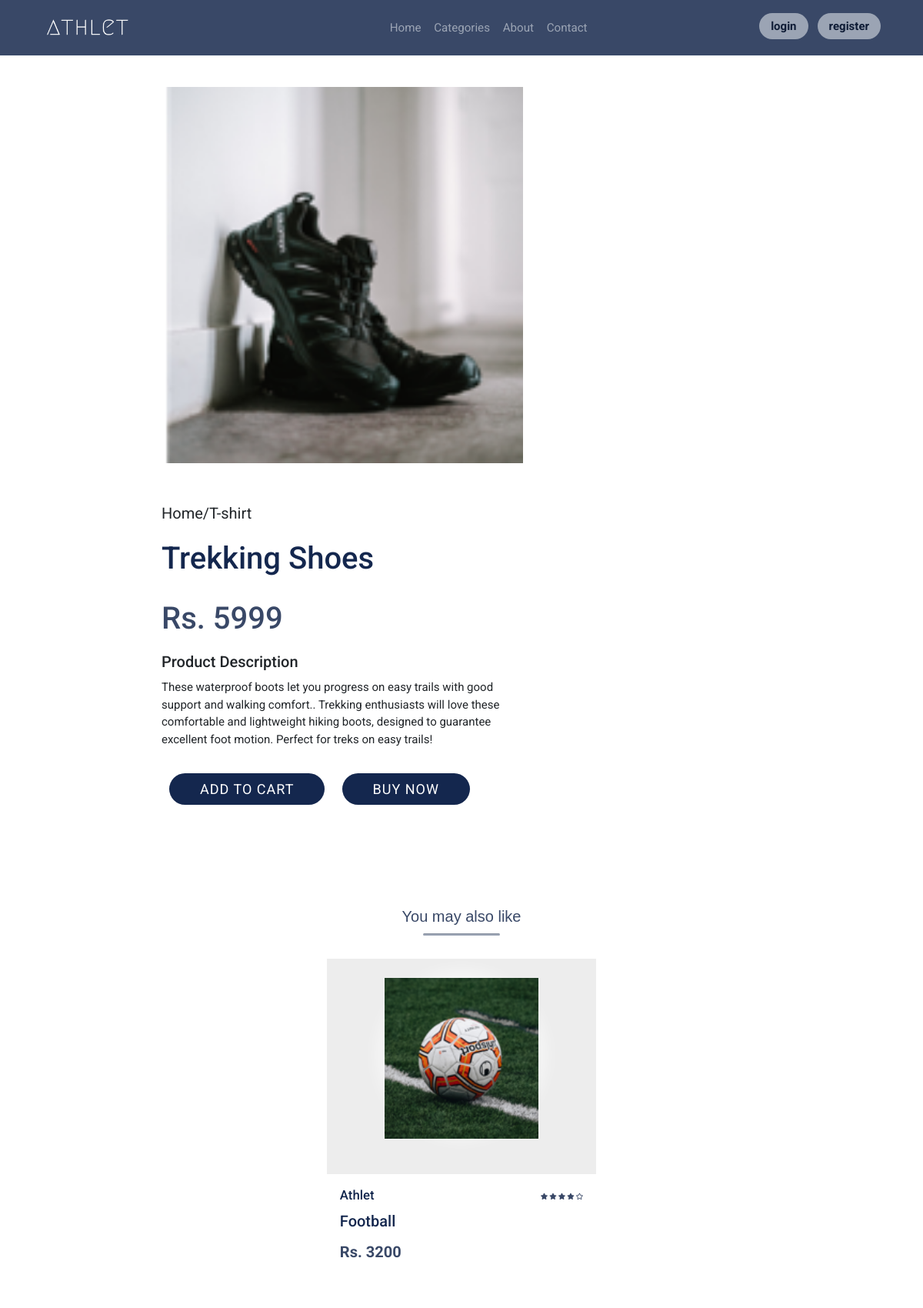
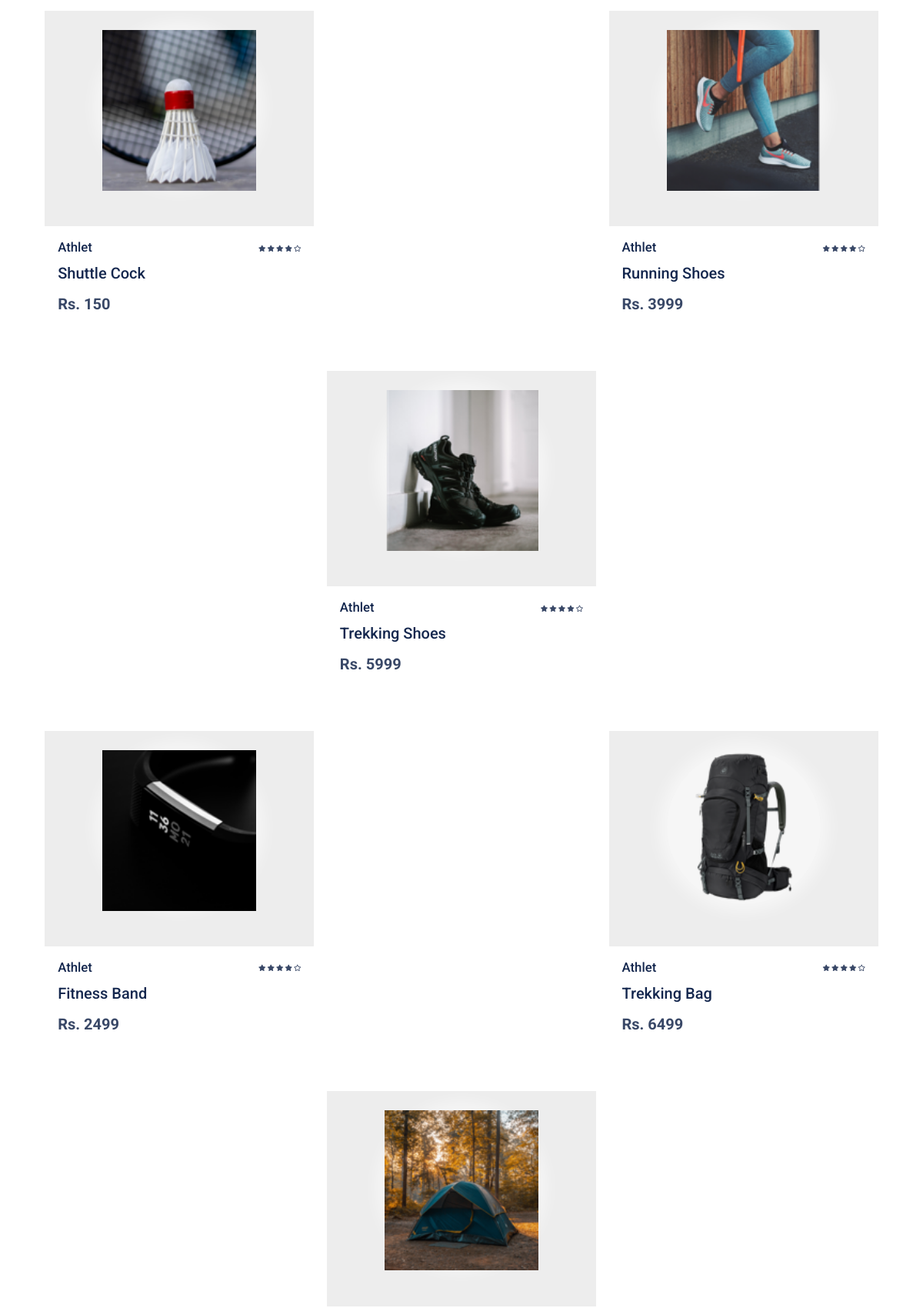
/singleproduct/5 (upper part), run on the app's committed database (2 pictures, top to bottom).
### Ecommerce_pkg/models.py (models this page shows, shortened)
class Addproducts(db.Model):
    id = db.Column(db.Integer, primary_key=True)
    name = db.Column(db.String(80), nullable=False)
    description = db.Column(db.Text, nullable=False)
    price = db.Column(db.String(5),nullable=False)
    category = db.Column(db.String(20),nullable=False)
    cartitem = db.relationship('Cart',backref=db.backref('product', lazy=True))
    image = db.Column(db.String(50),nullable=False)

### Ecommerce_pkg/routes.py (the view)
@app.route("/singleproduct/<int:product_id>")
def singleproduct(product_id):
    products = Addproducts.query.filter_by(id=product_id).all()
    for product in products:
        items = Addproducts.query.filter_by(category = product.category)
    return render_template('singleproduct.html', products=products, items=items)

### Ecommerce_pkg/templates/singleproduct.html (shortened to what this page needs)
<!DOCTYPE html>
<html lang="en">
<head>
    <link rel="stylesheet" href="https://maxcdn.bootstrapcdn.com/bootstrap/4.0.0/css/bootstrap.min.css">">
    <link rel="stylesheet" href="https://cdnjs.cloudflare.com/ajax/libs/font-awesome/5.15.4/css/all.min.css">
	<link rel = "stylesheet" href="{{ url_for('static', filename='css/style.css') }}" />
    <link rel = "stylesheet" href="{{ url_for('static', filename='css/product.css') }}" />
    <link rel = "stylesheet" href="{{ url_for('static', filename='css/singleproduct.css') }}" />
</head>
<body>
	<div class="header">
		<a href="{{ url_for('home') }}" class="logo">
			<img src="{{ url_for('static', filename='images/2.png')}}" alt="logo">
		</a>
		<nav class="navbar">
			<a href="{{url_for('home')}}">Home</a>
			<a href="#" class="cat">Categories</a>
			<a href="#">About</a>
			<a href="#">Contact</a>
		</nav>
		<div class="icons">
			{% if current_user.is_authenticated %}
			{% if current_user.email == "nitin@gmail.com" %}
			<a href="#">
				<div class="fas fa-search" id="search-btn"></div>
			</a>
			<div class="fas fa-shopping-cart" id="cart-btn"></div>
			<a class="head-btn" href="{{url_for('logout')}}">logout</a>
			<a class="head-btn" href="{{url_for('account')}}">account</a>
			<a class="head-btn" href="{{url_for('addproduct')}}">Add Products</a>
			{% else %}
			<a href="#">
				<div class="fas fa-search" id="search-btn"></div>
			</a>
			<div class="fas fa-shopping-cart" id="cart-btn"></div>
			<a class="head-btn" href="{{url_for('logout')}}">logout</a>
			<a class="head-btn" href="{{url_for('account')}}">account</a>
			{% endif %}
			{% else %}
			<a class="head-btn" href="{{url_for('login')}}">login</a>
			<a class="head-btn" href="{{url_for('register')}}">register</a>
			{% endif %}
		</div>
	</div>
	{% for product in products %}
    <div class="small-container">
        <div class="row">
            <div class="col-2">
                <img src="{{url_for('static',filename='/images/uploads/'+product.image)}}" alt="">
            </div>
            <div class="col-2">
                <p class="heading">Home/T-shirt</p>
                <h1 style="font-size: 40px; color: #14274E;">{{ product.name }}</h1>
                <h4 class="price">{{ product.price }}</h4>
                <div class="desc">
                    <h3 style="font-size: 20px; margin-bottom: 10px;">Product Description</h3>
                <p style="font-size: 15px;">{{ product.description }}</p>
                </div>
                <div class="fnl-btn">
                    <span class="fnl"><a href="{{url_for('add_to_cart',product_id=product.id)}}" class="buy">Add to cart</a></span>
                    <span class="fnl"><a href="#" class="buy">Buy Now</a></span>
                </div>
            </div>
        </div>
    </div>
	{% endfor %}
    <h1 class="extra" style="margin: 100px auto 10px auto;">You may also like</h1>
    <hr>
    <div class = "product-items">
		{% for item in items %}
		<a href="{{url_for('singleproduct', product_id=item.id)}}">
			<div class = "product">
				<div class = "product-content">
					<div class = "product-img">
						<img src = "{{url_for('static', filename='/images/uploads/'+item.image)}}" alt = "product image">
					</div>
				</div>
				<div class = "product-info">
					<div class = "product-info-top">
						<h2 class = "sm-title">Athlet</h2>
						<div class = "rating">
							<span><i class = "fas fa-star"></i></span>
							<span><i class = "fas fa-star"></i></span>
							<span><i class = "fas fa-star"></i></span>
							<span><i class = "fas fa-star"></i></span>
							<span><i class = "far fa-star"></i></span>
						</div>
					</div>
					<h1>{{ item.name }}</h1>
					<p class = "product-price">{{ item.price }}</p>
				</div>
			</div>
		</a>
		{% endfor %}
    </div>
</body>
</html>

### Ecommerce_pkg/static/css/style.css (style rules this page uses)
:root { --main-color:#9BA4B4; --black:#14274E; --bg:#394867; --light : #F1F6F9; --border:.1rem solid #F1F6F9; }
a { text-decoration: none; }
* { font-family: 'Roboto', sans-serif; margin:0; padding:0; box-sizing: border-box; outline: none; border:none; text-decoration: none; }
html { font-size: 52.5%; overflow-x: hidden; scroll-padding-top: 9rem; scroll-behavior: smooth; }
hr { width: 100px; height: 2px ; background-color: #9BA4B4; border-radius: 2px; margin: auto; }
body { margin: 0 50px; }
.header { background: var(--bg); position: fixed; display: flex; align-items: center; justify-content: space-between; padding:15px 50px; border-bottom: var(--border); position: fixed; top:0; left: 0; right: 0; z-index: 1000; }
.header .logo img { height: 5rem; }
.header .navbar { padding-left: 120px; }
.header .navbar a { margin:0 1rem; font-size: 1.8rem; color:var(--main-color); }
.head-btn { padding: 8px 15px; color: #0f1c36; background: #9BA4B4; border-radius: 18px; margin: 0 5px; font-size: 15px; font-weight: bold; line-height: 10px; }

### Ecommerce_pkg/static/css/product.css (style rules this page uses)
:root { --white-light: rgba(255, 255, 255, 0.5); --alice-blue: #f8f9fa; --carribean-green: #394867; --gray: #ededed; }
* { padding: 0; margin: 0; box-sizing: border-box; }
body { font-family: 'Quicksand', sans-serif; }
img { width: 100%; display: block; }
.extra { color: #394867; display: flex; align-items: center; justify-content: center; font-size: 20px; }
.product h1 { font-size: 20px; margin: 8px 0; color: #14274E; }
.slider p, h2 { color: #14274E; }
.product { margin: 2rem; position: relative; }
.product-content { background: var(--gray); padding: 3rem 0.5rem 2rem 0.5rem; cursor: pointer; }
.product-img { background: var(--white-light); box-shadow: 0 0 20px 10px var(--white-light); width: 200px; height: 200px; margin: 0 auto; border-radius: 50%; transition: background 0.5s ease; }
.product-content img { margin-bottom: 30px; }
.product-info { background: white; padding: 2rem; }
.product-info-top { display: flex; justify-content: space-between; align-items: center; }
.rating span { color: var(--carribean-green); }
.product-price { padding-top: 0.6rem; padding-right: 0.6rem; display: inline-block; font-size: 20px; font-weight: bold; color: #394867; }
.product { margin-top: 30px; }
.product-img img { transition: transform 0.6s ease; }
@media screen and (min-width: 992px) { .product-items { display: grid; grid-template-columns: repeat(2, 1fr); } }
@media screen and (min-width: 1200px) { .product-items { grid-template-columns: repeat(3, 1fr); } }
@media screen and (min-width: 1200px) { .product { margin-right: 1rem; margin-left: 1rem; } }

### Ecommerce_pkg/static/css/singleproduct.css (style rules this page uses)
.col-2 { flex-basis: 50%; min-width: 500px; }
.heading { font-size: 20px; margin-top: 50px; }
.small-container { margin-top: 100px ; margin-left: 160px; }
.small-container h1 { margin: 20px 0 30px 0; }
.small-container .price { font-size: 40px; color: #394867; }
.fnl { margin: 0 10px; }
.small-container .buy { padding: 10px 40px; margin-top: 150px; color: #fff; text-decoration: none; background: #14274E; border-radius: 30px; font-size: 18px; text-transform: uppercase; letter-spacing: 1px; transition: 0.4s; }
.desc { margin-top: 20px; }
.small-container .fnl-btn { margin: 40px 0 ; }

### data on the page
Addproducts: image (picture), name "Trekking Shoes", price "Rs. 5999", description "These waterproof boots let you progress on easy trails with good support and walking comfort.. Trekking enthusiasts will love these comfortable and lightweight hiking boots, designed to guarantee excellent foot motion. Perfect for treks on easy trails!"
Addproducts: image (picture), name "Football", price "Rs. 3200"
Addproducts: image (picture), name "Shuttle Cock", price "Rs. 150"
Addproducts: image (picture), name "Running Shoes", price "Rs. 3999"
Addproducts: image (picture), name "Fitness Band", price "Rs. 2499"
Addproducts: image (picture), name "Trekking Bag", price "Rs. 6499"
Addproducts: image (picture)
